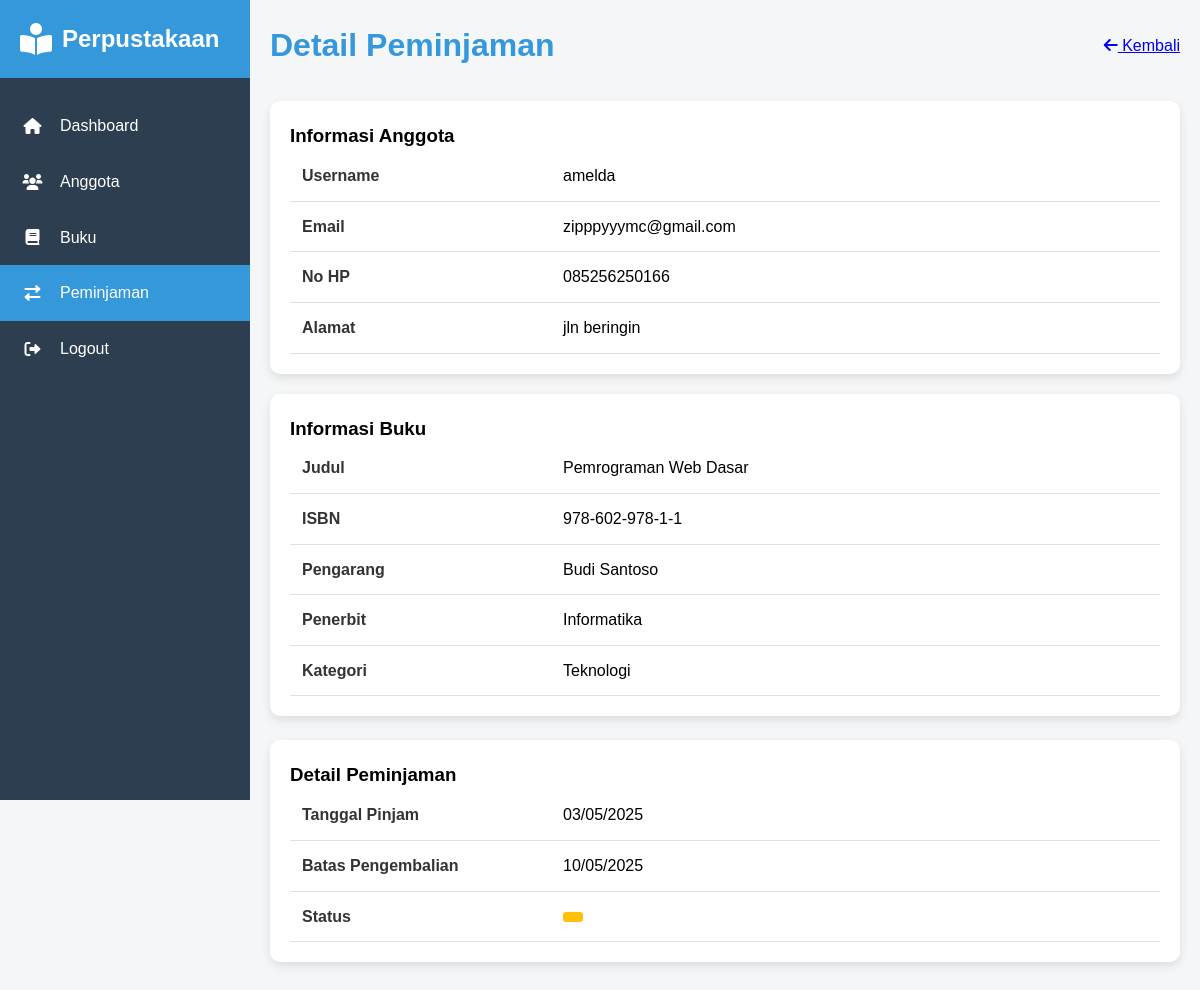
/modul/peminjaman/detail.php?id=11 (signed in), run on the app's committed database.
### tables this page shows
CREATE TABLE `peminjaman` (
  `id_peminjaman` int(11) NOT NULL,
  `id_anggota` int(11) DEFAULT NULL,
  `id_admin` int(11) DEFAULT NULL,
  `id_buku` int(11) DEFAULT NULL,
  `tanggal_pinjam` date DEFAULT NULL,
  `tanggal_kembali` date DEFAULT NULL,
  `status` enum('Dipinjam','Dikembalikan','Menunggu Persetujuan','Ditolak') DEFAULT NULL
);

CREATE TABLE `anggota` (
  `id_anggota` int(11) NOT NULL,
  `username` varchar(100) DEFAULT NULL,
  `email` varchar(100) DEFAULT NULL,
  `password` text DEFAULT NULL,
  `alamat` text DEFAULT NULL,
  `no_hp` varchar(100) DEFAULT NULL,
  `tanggal_daftar` date DEFAULT NULL,
  `jenis_kelamin` tinyint(1) DEFAULT NULL,
  `kelas` varchar(100) DEFAULT NULL,
  `ttl` varchar(255) DEFAULT NULL,
  `hobi` text DEFAULT NULL
);

CREATE TABLE `buku` (
  `id_buku` int(11) NOT NULL,
  `isbn` varchar(20) DEFAULT NULL,
  `judul` varchar(150) DEFAULT NULL,
  `pengarang` varchar(100) DEFAULT NULL,
  `penerbit` varchar(100) DEFAULT NULL,
  `tahun_terbit` year(4) DEFAULT NULL,
  `lokasi_rak` varchar(10) DEFAULT NULL,
  `deskripsi` text DEFAULT NULL,
  `kategori` varchar(50) DEFAULT NULL
);

### modul/peminjaman/detail.php (the view, shortened to what this page needs)
<?php
require_once '../../config/koneksi.php';
require_once '../../includes/layout.php';
$id_peminjaman = mysqli_real_escape_string($koneksi, $_GET['id']);
$query = "SELECT p.*,
                 a.username,
                 a.email,
                 a.no_hp,
                 a.alamat,
                 b.judul,
                 b.isbn,
                 b.pengarang,
                 b.penerbit,
                 b.kategori
          FROM peminjaman p
          JOIN anggota a ON p.id_anggota = a.id_anggota
          JOIN buku b ON p.id_buku = b.id_buku
          WHERE p.id_peminjaman = '$id_peminjaman'";
$result = mysqli_query($koneksi, $query);
$peminjaman = mysqli_fetch_assoc($result);
$status_class = 'badge-warning';
?>
<div class="page-header">
    <h1>Detail Peminjaman</h1>
    <div>
        <a href="laporan_peminjaman.php" class="btn">
            <i class="fas fa-arrow-left"></i> Kembali
        </a>
    </div>
</div>
<div class="row">
    <div class="col-md-6">
        <div class="card">
            <h3>Informasi Anggota</h3>
            <table class="table">
                <tr>
                    <th>Username</th>
                    <td><?php echo htmlspecialchars($peminjaman['username']); ?></td>
                </tr>
                <tr>
                    <th>Email</th>
                    <td><?php echo htmlspecialchars($peminjaman['email']); ?></td>
                </tr>
                <tr>
                    <th>No HP</th>
                    <td><?php echo htmlspecialchars($peminjaman['no_hp']); ?></td>
                </tr>
                <tr>
                    <th>Alamat</th>
                    <td><?php echo htmlspecialchars($peminjaman['alamat']); ?></td>
                </tr>
            </table>
        </div>
    </div>
    <div class="col-md-6">
        <div class="card">
            <h3>Informasi Buku</h3>
            <table class="table">
                <tr>
                    <th>Judul</th>
                    <td><?php echo htmlspecialchars($peminjaman['judul']); ?></td>
                </tr>
                <tr>
                    <th>ISBN</th>
                    <td><?php echo htmlspecialchars($peminjaman['isbn']); ?></td>
                </tr>
                <tr>
                    <th>Pengarang</th>
                    <td><?php echo htmlspecialchars($peminjaman['pengarang']); ?></td>
                </tr>
                <tr>
                    <th>Penerbit</th>
                    <td><?php echo htmlspecialchars($peminjaman['penerbit']); ?></td>
                </tr>
                <tr>
                    <th>Kategori</th>
                    <td><?php echo htmlspecialchars($peminjaman['kategori']); ?></td>
                </tr>
            </table>
        </div>
    </div>
</div>
<div class="card mt-4">
    <h3>Detail Peminjaman</h3>
    <table class="table">
        <tr>
            <th>Tanggal Pinjam</th>
            <td><?php echo date('d/m/Y', strtotime($peminjaman['tanggal_pinjam'])); ?></td>
        </tr>
        <tr>
            <th>Batas Pengembalian</th>
            <td><?php echo date('d/m/Y', strtotime($peminjaman['tanggal_kembali'])); ?></td>
        </tr>
        <tr>
            <th>Status</th>
            <td>
                <span class="badge <?php echo $status_class; ?>">
                </span>
            </td>
        </tr>
    </table>
</div>

### includes/layout.php (style rules this page uses)
:root { --primary-color: #3498db; --secondary-color: #2ecc71; --background-color: #f4f6f7; --sidebar-color: #2c3e50; --text-color: #333; --white: #ffffff; --hover-color: #2980b9; }
* { margin: 0; padding: 0; box-sizing: border-box; }
body { font-family: 'Arial', sans-serif; line-height: 1.6; background-color: var(--background-color); display: flex; min-height: 100vh; }
.page-header { display: flex; justify-content: space-between; align-items: center; margin-bottom: 30px; }
.page-header h1 { color: var(--primary-color); }
table { width: 100%; border-collapse: collapse; }
table th, table td { padding: 12px; text-align: left; border-bottom: 1px solid #e0e0e0; }
.badge { display: inline-block; padding: 4px 8px; font-size: 0.75rem; font-weight: 600; line-height: 1; text-align: center; white-space: nowrap; vertical-align: baseline; border-radius: 0.25rem; }
.badge-warning { background-color: #ffc107; color: #212529; }

### modul/peminjaman/detail.php (style rules this page uses)
.card { background-color: var(--white); border-radius: 10px; padding: 20px; margin-bottom: 20px; box-shadow: 0 4px 10px rgba(0,0,0,0.1); }
.table { width: 100%; margin-bottom: 0; }
.table th { width: 30%; font-weight: 600; color: var(--text-color); }
.table td { width: 70%; }
.mt-4 { margin-top: 1.5rem; }
.badge { padding: 5px 10px; border-radius: 3px; font-size: 0.8rem; }

### data on the page
peminjaman: id_anggota.username "amelda", id_anggota.email "zipppyyymc@gmail.com", id_anggota.no_hp "085256250166", id_anggota.alamat "jln beringin", id_buku.judul "Pemrograman Web Dasar", id_buku.isbn "978-602-978-1-1", id_buku.pengarang "Budi Santoso", id_buku.penerbit "Informatika", id_buku.kategori "Teknologi", tanggal_pinjam "03/05/2025", tanggal_kembali "10/05/2025"
